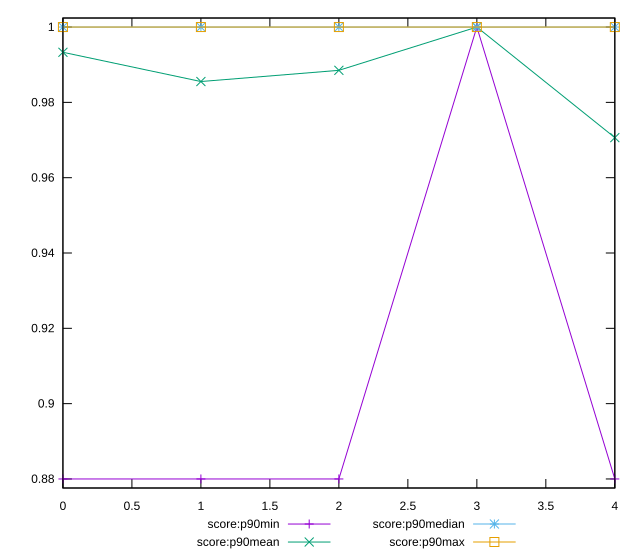

Write the gnuplot code that produced this figure.
reset

$scoreP90Min <<EOF
0 0.88
1 0.88
2 0.88
3 1
4 0.88
EOF

$scoreP90Mean <<EOF
0 0.9932978723404255
1 0.9855319148936171
2 0.9885106382978726
3 1
4 0.9706382978723406
EOF

$scoreP90Median <<EOF
0 1
1 1
2 1
3 1
4 1
EOF

$scoreP90Max <<EOF
0 1
1 1
2 1
3 1
4 1
EOF

set key outside below
set xrange [0:4]
set yrange [0.8776:1.0024]
set trange [0.8776:1.0024]
set terminal svg size 640, 560 enhanced background rgb 'white'
set output "report_00017_2021-02-10T15-08-03.406Z/unminified-javascript/progression/score.svg"

plot $scoreP90Min title "score:p90min" with linespoints, \
     $scoreP90Mean title "score:p90mean" with linespoints, \
     $scoreP90Median title "score:p90median" with linespoints, \
     $scoreP90Max title "score:p90max" with linespoints

reset
